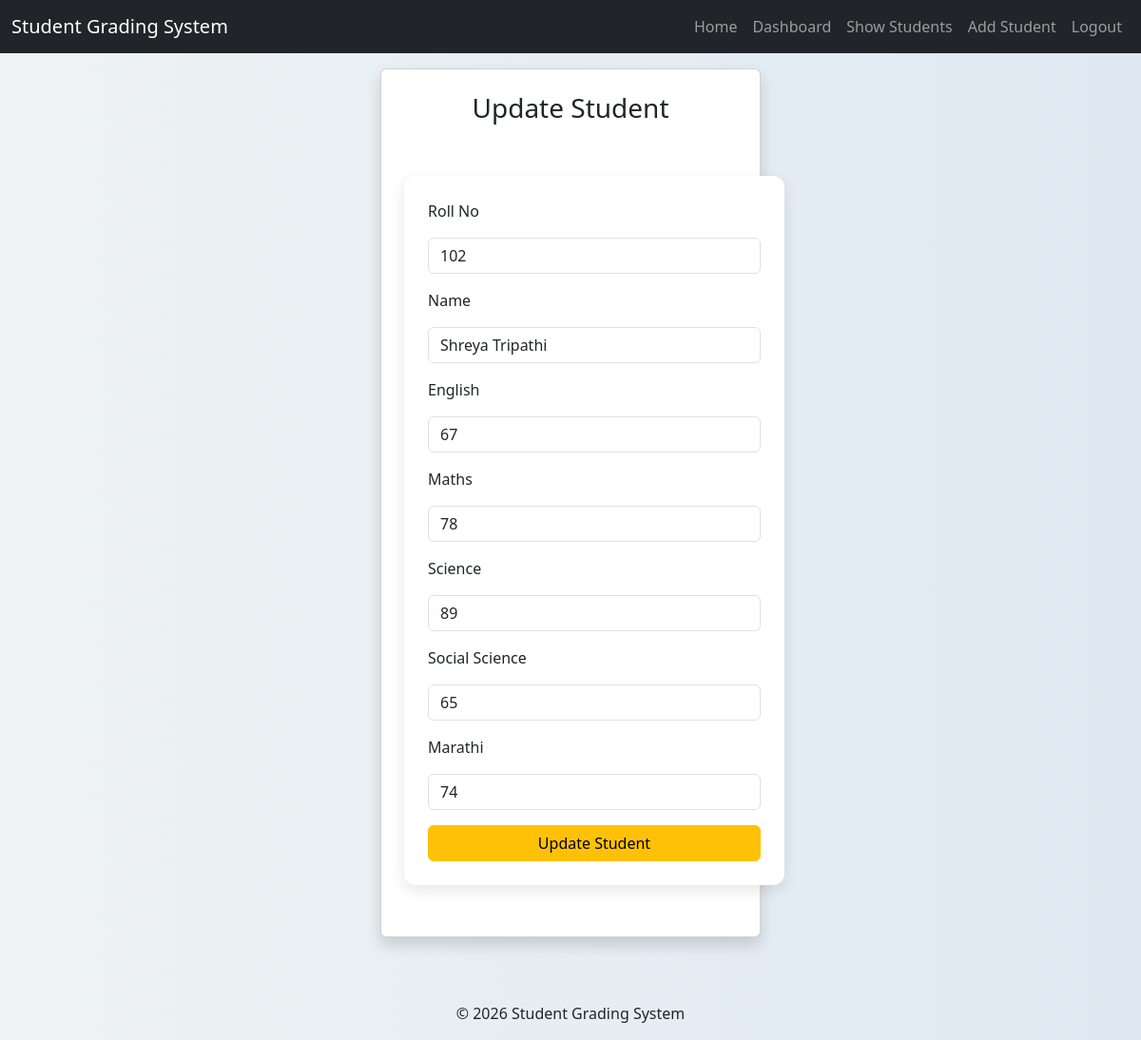
The page /update/102/ (signed in) on the database its author committed.
### grading/models.py (models this page shows, shortened)
class Student(models.Model):
    roll=models.CharField(max_length=10 ,unique=True)#unique is a key which is unique key through which we can access update or delete related data
    name=models.CharField(max_length=100)
    english=models.IntegerField()
    maths = models.IntegerField()
    science = models.IntegerField()
    socialscience = models.IntegerField()
    marathi = models.IntegerField()
    total = models.IntegerField(default=0)
    percentage = models.FloatField(default=0.0)
    grade=models.CharField(max_length=10,default="NA")

### grading/views.py (the view, shortened to what this page needs)
# urls.py: path('update/<str:roll>/',views.update_student,name='update_student'),
@login_required
def update_student(request,roll):
    student = get_object_or_404(Student, roll=roll)
    return render(request,'update_student.html',{'student':student})

### grading/templates/update_student.html (shortened to what this page needs)
{% extends 'base.html' %}
{% block content %}
<div class="d-flex justify-content-center mt-5">
    <div class="card shadow rounded p-4" style="width: 400px;">
        <h3 class="text-center mb-4">Update Student</h3>
        <form method="POST">
            <div class="mb-3">
                <label for="roll" class="form-label">Roll No</label>
                <input type="text" name="roll" id="roll" class="form-control" value="{{ student.roll }}" readonly>
            </div>
            <div class="mb-3">
                <label for="name" class="form-label">Name</label>
                <input type="text" name="name" id="name" class="form-control" value="{{ student.name }}" required>
            </div>
            <div class="mb-3">
                <label for="english" class="form-label">English</label>
                <input type="number" name="english" id="english" class="form-control" value="{{ student.english }}" required>
            </div>
            <div class="mb-3">
                <label for="maths" class="form-label">Maths</label>
                <input type="number" name="maths" id="maths" class="form-control" value="{{ student.maths }}" required>
            </div>
            <div class="mb-3">
                <label for="science" class="form-label">Science</label>
                <input type="number" name="science" id="science" class="form-control" value="{{ student.science }}" required>
            </div>
            <div class="mb-3">
                <label for="socialscience" class="form-label">Social Science</label>
                <input type="number" name="socialscience" id="socialscience" class="form-control" value="{{ student.socialscience }}" required>
            </div>
            <div class="mb-3">
                <label for="marathi" class="form-label">Marathi</label>
                <input type="number" name="marathi" id="marathi" class="form-control" value="{{ student.marathi }}" required>
            </div>
            <button type="submit" class="btn btn-warning w-100">Update Student</button>
        </form>
    </div>
</div>
{% endblock %}

### grading/static/grading/css/style.css (style rules this page uses)
body { font-family: Segoe UI, Tahoma, Geneva, Verdana, sans-serif; background: linear-gradient(to right, #eef2f3, #dfe9f3); margin: 0; padding: 0; }
.card { background: white; padding: 20px; border-radius: 12px; box-shadow: 0 5px 15px rgba(0,0,0,0.1); margin-bottom: 20px; transition: 0.3s ease; }
form { background: white; padding: 25px; border-radius: 12px; box-shadow: 0 5px 15px rgba(0,0,0,0.1); width: 400px; margin: 30px auto; }
input, select { width: 100%; padding: 10px; margin: 8px 0; border-radius: 8px; border: 1px solid #ccc; font-size: 14px; }
button { width: 100%; padding: 10px; background-color: #3498db; color: white; border: none; border-radius: 8px; cursor: pointer; font-size: 15px; transition: 0.3s; }

### rows shown on the page
Student: roll "102", name "Shreya Tripathi", english "67", maths "78", science "89", socialscience "65", marathi "74"
